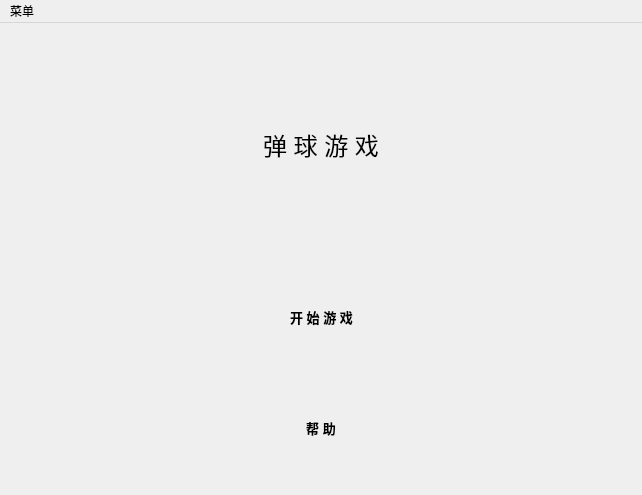
<?xml version="1.0" encoding="UTF-8"?>
<ui version="4.0">
 <class>mainWindowClass</class>
 <widget class="QMainWindow" name="mainWindowClass">
  <property name="geometry">
   <rect>
    <x>0</x>
    <y>0</y>
    <width>642</width>
    <height>495</height>
   </rect>
  </property>
  <property name="windowTitle">
   <string>Pinball</string>
  </property>
  <property name="windowIcon">
   <iconset resource="mainWindow.qrc">
    <normaloff>:/resource/resource/icons/乒乓球.png</normaloff>:/resource/resource/icons/乒乓球.png</iconset>
  </property>
  <widget class="QWidget" name="centralWidget">
   <property name="styleSheet">
    <string notr="true"/>
   </property>
   <layout class="QVBoxLayout" name="verticalLayout">
    <property name="spacing">
     <number>0</number>
    </property>
    <property name="leftMargin">
     <number>0</number>
    </property>
    <property name="topMargin">
     <number>0</number>
    </property>
    <property name="rightMargin">
     <number>0</number>
    </property>
    <property name="bottomMargin">
     <number>0</number>
    </property>
    <item>
     <widget class="QStackedWidget" name="stackedWidget">
      <property name="currentIndex">
       <number>0</number>
      </property>
      <widget class="QWidget" name="startPage">
       <layout class="QVBoxLayout" name="verticalLayout_4">
        <item>
         <widget class="QWidget" name="widget" native="true">
          <layout class="QVBoxLayout" name="verticalLayout_5">
           <item>
            <widget class="QPushButton" name="pushButton">
             <property name="font">
              <font>
               <family>Microsoft YaHei UI</family>
               <pointsize>18</pointsize>
               <weight>50</weight>
               <bold>false</bold>
              </font>
             </property>
             <property name="focusPolicy">
              <enum>Qt::NoFocus</enum>
             </property>
             <property name="contextMenuPolicy">
              <enum>Qt::NoContextMenu</enum>
             </property>
             <property name="styleSheet">
              <string notr="true">border:none;</string>
             </property>
             <property name="text">
              <string>弹 球 游 戏</string>
             </property>
             <property name="icon">
              <iconset resource="mainWindow.qrc">
               <normaloff>:/resource/resource/icons/弹球.png</normaloff>:/resource/resource/icons/弹球.png</iconset>
             </property>
             <property name="iconSize">
              <size>
               <width>100</width>
               <height>100</height>
              </size>
             </property>
            </widget>
           </item>
          </layout>
         </widget>
        </item>
        <item>
         <widget class="QWidget" name="titleWidget" native="true">
          <layout class="QVBoxLayout" name="verticalLayout_3">
           <property name="spacing">
            <number>0</number>
           </property>
           <property name="leftMargin">
            <number>0</number>
           </property>
           <property name="topMargin">
            <number>0</number>
           </property>
           <property name="rightMargin">
            <number>0</number>
           </property>
           <property name="bottomMargin">
            <number>0</number>
           </property>
           <item>
            <widget class="QWidget" name="btnsWidget" native="true">
             <property name="styleSheet">
              <string notr="true">QPushButton{
	
	border:none;
	border-radius:10px;
	padding:9px 15px;
	border-style: outset;
}
QPushButton:hover{
	background-color:rgb(229, 241, 251);
	color: black;
}
QPushButton:pressed{
	background-color:rgb(204, 228, 247);
	border-style: inset;
}</string>
             </property>
             <layout class="QVBoxLayout" name="verticalLayout_2">
              <property name="spacing">
               <number>0</number>
              </property>
              <property name="leftMargin">
               <number>0</number>
              </property>
              <property name="topMargin">
               <number>0</number>
              </property>
              <property name="rightMargin">
               <number>0</number>
              </property>
              <property name="bottomMargin">
               <number>0</number>
              </property>
              <item>
               <widget class="QWidget" name="startGameBtnWidget" native="true">
                <layout class="QHBoxLayout" name="horizontalLayout">
                 <property name="leftMargin">
                  <number>0</number>
                 </property>
                 <property name="topMargin">
                  <number>5</number>
                 </property>
                 <property name="rightMargin">
                  <number>0</number>
                 </property>
                 <property name="bottomMargin">
                  <number>5</number>
                 </property>
                 <item>
                  <spacer name="horizontalSpacer">
                   <property name="orientation">
                    <enum>Qt::Horizontal</enum>
                   </property>
                   <property name="sizeHint" stdset="0">
                    <size>
                     <width>40</width>
                     <height>20</height>
                    </size>
                   </property>
                  </spacer>
                 </item>
                 <item>
                  <widget class="QPushButton" name="startBtn">
                   <property name="font">
                    <font>
                     <family>Microsoft YaHei UI</family>
                     <pointsize>10</pointsize>
                     <weight>75</weight>
                     <italic>false</italic>
                     <bold>true</bold>
                    </font>
                   </property>
                   <property name="styleSheet">
                    <string notr="true"/>
                   </property>
                   <property name="text">
                    <string>开 始 游 戏</string>
                   </property>
                   <property name="icon">
                    <iconset resource="mainWindow.qrc">
                     <normaloff>:/resource/resource/icons/start.png</normaloff>:/resource/resource/icons/start.png</iconset>
                   </property>
                   <property name="iconSize">
                    <size>
                     <width>30</width>
                     <height>30</height>
                    </size>
                   </property>
                  </widget>
                 </item>
                 <item>
                  <spacer name="horizontalSpacer_2">
                   <property name="orientation">
                    <enum>Qt::Horizontal</enum>
                   </property>
                   <property name="sizeHint" stdset="0">
                    <size>
                     <width>40</width>
                     <height>20</height>
                    </size>
                   </property>
                  </spacer>
                 </item>
                </layout>
               </widget>
              </item>
              <item>
               <widget class="QWidget" name="helpBtnWidget" native="true">
                <layout class="QHBoxLayout" name="horizontalLayout_2">
                 <property name="leftMargin">
                  <number>0</number>
                 </property>
                 <property name="topMargin">
                  <number>5</number>
                 </property>
                 <property name="rightMargin">
                  <number>0</number>
                 </property>
                 <property name="bottomMargin">
                  <number>5</number>
                 </property>
                 <item>
                  <spacer name="horizontalSpacer_3">
                   <property name="orientation">
                    <enum>Qt::Horizontal</enum>
                   </property>
                   <property name="sizeHint" stdset="0">
                    <size>
                     <width>40</width>
                     <height>20</height>
                    </size>
                   </property>
                  </spacer>
                 </item>
                 <item>
                  <widget class="QPushButton" name="helpBtn">
                   <property name="font">
                    <font>
                     <family>Microsoft YaHei UI</family>
                     <pointsize>10</pointsize>
                     <weight>75</weight>
                     <bold>true</bold>
                    </font>
                   </property>
                   <property name="styleSheet">
                    <string notr="true"/>
                   </property>
                   <property name="text">
                    <string>帮 助</string>
                   </property>
                   <property name="icon">
                    <iconset resource="mainWindow.qrc">
                     <normaloff>:/resource/resource/icons/帮助.png</normaloff>:/resource/resource/icons/帮助.png</iconset>
                   </property>
                   <property name="iconSize">
                    <size>
                     <width>30</width>
                     <height>30</height>
                    </size>
                   </property>
                  </widget>
                 </item>
                 <item>
                  <spacer name="horizontalSpacer_4">
                   <property name="orientation">
                    <enum>Qt::Horizontal</enum>
                   </property>
                   <property name="sizeHint" stdset="0">
                    <size>
                     <width>40</width>
                     <height>20</height>
                    </size>
                   </property>
                  </spacer>
                 </item>
                </layout>
               </widget>
              </item>
             </layout>
             <zorder>helpBtnWidget</zorder>
             <zorder>startGameBtnWidget</zorder>
            </widget>
           </item>
          </layout>
         </widget>
        </item>
       </layout>
      </widget>
     </widget>
    </item>
   </layout>
  </widget>
  <widget class="QMenuBar" name="menuBar">
   <property name="geometry">
    <rect>
     <x>0</x>
     <y>0</y>
     <width>642</width>
     <height>26</height>
    </rect>
   </property>
   <widget class="QMenu" name="menu">
    <property name="title">
     <string>菜单</string>
    </property>
    <addaction name="new_game_action"/>
    <addaction name="setting_action"/>
   </widget>
   <addaction name="menu"/>
  </widget>
  <action name="new_game_action">
   <property name="text">
    <string>新游戏</string>
   </property>
   <property name="shortcut">
    <string>Ctrl+R</string>
   </property>
  </action>
  <action name="setting_action">
   <property name="text">
    <string>设置</string>
   </property>
  </action>
 </widget>
 <layoutdefault spacing="6" margin="11"/>
 <resources>
  <include location="mainWindow.qrc"/>
 </resources>
 <connections/>
</ui>
